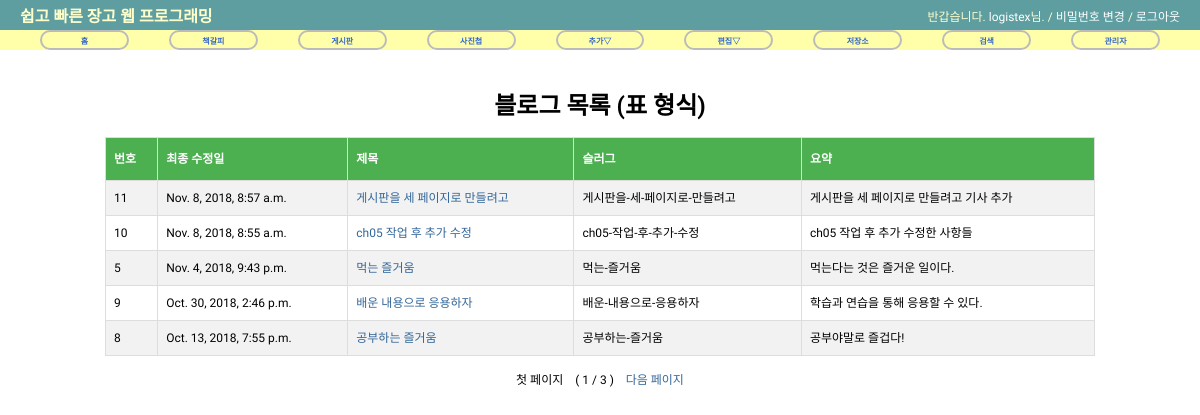
/blog/, run on an earlier commit of the app's database.
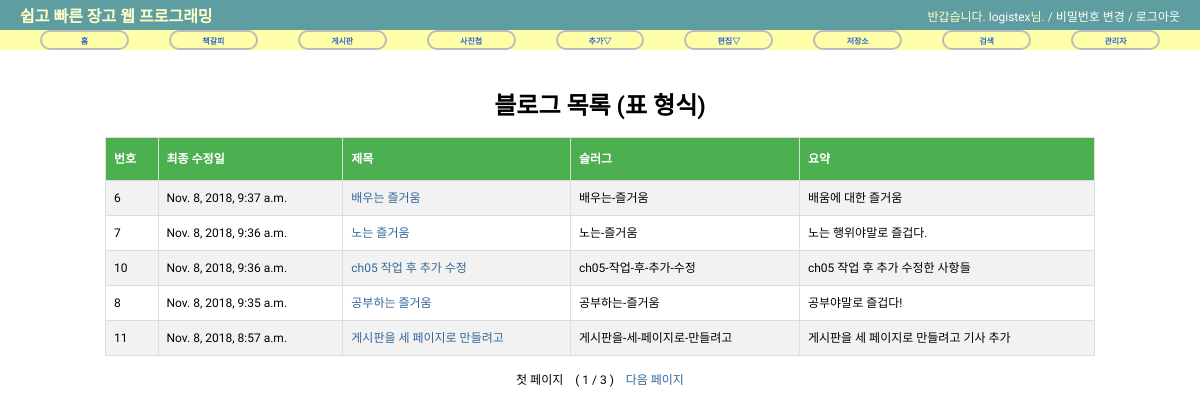
And on a later commit of the database.
### blog/models.py (models this page shows, shortened)
@python_2_unicode_compatible
class Post(models.Model):
    title = models.CharField('제목', max_length=50)
    slug = models.SlugField('슬러그',  # 기본 길이 50, 인덱스가 기본 생성됨,
                            unique=True,  # unique 설정, 기본키 대용으로 사용 가능
                            allow_unicode=True,  # 한글 입력 가능하도록
                            help_text='제목에 대한 한 단어의 별명.')
    description = models.CharField('설명',
                                   max_length=100,
                                   blank=True,  # 블랭크 허용
                                   help_text='간략한 설명 문구.')
    content = models.TextField('내용')  # TextField이므로 여러 줄 입력 가능함
    create_date = models.DateTimeField('최초 생성 일시',
                                       auto_now_add=True)  # 최초 생성 일시를 자동 저장하도록
    modify_date = models.DateTimeField('최종 수정 일시',
                                       auto_now=True)  # 최종 수정 일시를 자동 저장하도록
    class Meta:  # 필드 속성 외에 필요한 파라미터를 Meta 내부 클래스로 정의
        verbose_name = '기사'              # 'post'
        verbose_name_plural = '기사 모음'  # 'posts'
        db_table  = 'my_posts'           # DB에 저장할 테이블 이름을 my_posts'라고 지정
        ordering  = ('-modify_date',)  # 최종 수정 일시의 내림차순 정렬
    def get_absolute_url(self): # 이 메소드가 정의된 객체를 지칭하는 URL을 반환
        return reverse('blog:post_detail', args=(self.slug,))

### blog/views.py (the view)
class PostLV(ListView) :
    model = Post
    template_name = 'blog/post_all.html'
    context_object_name = 'posts'
    paginate_by = 5  # 페이지 당 5 개 객체를 처리하도록 지정

### blog/templates/blog/post_all.html (shortened to what this page needs)
{% extends "base.html" %}
{% load staticfiles %}
{% block extrastyle %}{% static "css/tabular.css" %}{% endblock %}
{% block content %}
    <div id="content">
        <h1 class="centered">블로그 목록 (표 형식)</h1>
        <table id="tbl">
            <tr>
                <th>번호</th>
                <th>최종 수정일</th>
                <th>제목</th>
                <th>슬러그</th>
                <th>요약</th>
            </tr>
            {% for post in posts %}
            <tr>
                <td>{{ post.id }}</td>
                <td>{{ post.modify_date }}</td>
                <td><a href='{{ post.get_absolute_url }}'>{{ post.title }}</a></td>
                <td>{{ post.slug }}</td>
                <td>{{ post.description }}</td>
            </tr>
            {% endfor %}
        </table>
        <br/>
        <div class="centered">
            <span>
                {% if page_obj.has_previous %}
                    <a href="?page={{ page_obj.previous_page_number }}">이전 페이지</a>
                {% else %}
                    첫 페이지
                {% endif %}
                &nbsp;&nbsp;&nbsp;( {{ page_obj.number }} / {{ page_obj.paginator.num_pages }} )&nbsp;&nbsp;&nbsp;
                {% if page_obj.has_next %}
                    <a href="?page={{ page_obj.next_page_number }}">다음 페이지</a>
                {% else %}
                    끝 페이지
                {% endif %}
            </span>
        </div>
    </div>
{% endblock %}

What changed in the data, as far as the page shows it:
no longer on this page (row unchanged): Post: id "5", modify_date "Nov. 4, 2018, 9:43 p.m.", title "먹는 즐거움", slug "먹는-즐거움", description "먹는다는 것은 즐거운 일이다."
no longer on this page (row unchanged): Post: id "9", modify_date "Oct. 30, 2018, 2:46 p.m.", title "배운 내용으로 응용하자", slug "배운-내용으로-응용하자", description "학습과 연습을 통해 응용할 수 있다."
now on this page (row edited): Post: id "6", modify_date "Nov. 8, 2018, 9:37 a.m.", title "배우는 즐거움", slug "배우는-즐거움", description "배움에 대한 즐거움"
now on this page (row edited): Post: id "7", modify_date "Nov. 8, 2018, 9:36 a.m.", title "노는 즐거움", slug "노는-즐거움", description "노는 행위야말로 즐겁다."
changed Post "ch05 작업 후 추가 수정": modify_date "Nov. 8, 2018, 8:55 a.m." → "Nov. 8, 2018, 9:36 a.m."
changed Post "공부하는 즐거움": modify_date "Oct. 13, 2018, 7:55 p.m." → "Nov. 8, 2018, 9:35 a.m."
shown differently, row unchanged: Post "Nov. 8, 2018, 8:57 a.m.": moves down the list
